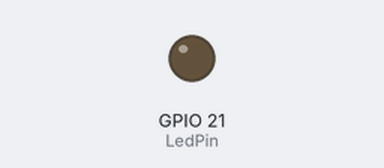
Recording of a program running on a simulated Raspberry Pi (BCM pin numbers). Shown: output pins drawn as LEDs (lit = HIGH).

Above: at 0.05 s.
At 0.75 s:
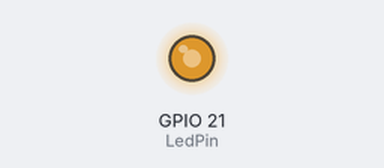
At 1.45 s:
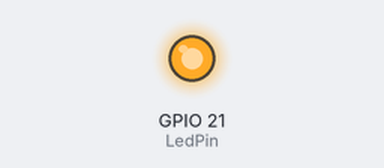
At 2.9 s:
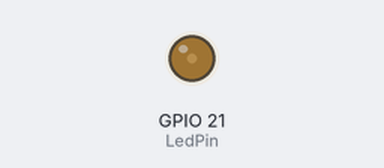
Timing chart, 0 to 5.3 s (numbered marks = the images above):
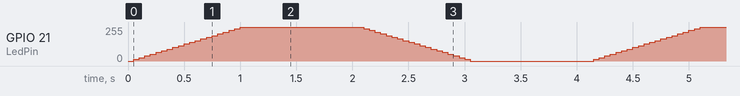

The program:

breathe.py
```python
import RPi.GPIO as GPIO
import time

LedPin = 21
GPIO.setmode(GPIO.BCM)
GPIO.setup(LedPin, GPIO.OUT)   # Set pin mode as output

p = GPIO.PWM(LedPin, 1000)     # set Frequece to 1KHz
p.start(0)                     # Start PWM output, Duty Cycle = 0

try:
        while True:
                for dc in range(0, 101, 5):   # Increase duty cycle: 0~100
                        p.ChangeDutyCycle(dc)     # Change duty cycle
                        time.sleep(0.05)
                time.sleep(1)
                for dc in range(100, -1, -5): # Decrease duty cycle: 100~0
                        p.ChangeDutyCycle(dc)
                        time.sleep(0.05)
                time.sleep(1)
except KeyboardInterrupt:
        p.stop()
        GPIO.cleanup()
```
